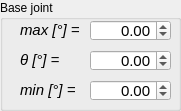
   <widget class="QGroupBox" name="BaseJointGroupBox">
    <property name="geometry">
     <rect>
      <x>190</x>
      <y>470</y>
      <width>181</width>
      <height>111</height>
     </rect>
    </property>
    <property name="title">
     <string>Base joint</string>
    </property>
    <widget class="QDoubleSpinBox" name="JointBaseCrtSpinBox">
     <property name="geometry">
      <rect>
       <x>90</x>
       <y>50</y>
       <width>81</width>
       <height>21</height>
      </rect>
     </property>
     <property name="font">
      <font>
       <pointsize>11</pointsize>
      </font>
     </property>
     <property name="alignment">
      <set>Qt::AlignmentFlag::AlignRight|Qt::AlignmentFlag::AlignTrailing|Qt::AlignmentFlag::AlignVCenter</set>
     </property>
     <property name="decimals">
      <number>2</number>
     </property>
     <property name="minimum">
      <double>-180.000000000000000</double>
     </property>
     <property name="maximum">
      <double>180.000000000000000</double>
     </property>
     <property name="singleStep">
      <double>1.000000000000000</double>
     </property>
    </widget>
    <widget class="QLabel" name="JointBaseCrtLabel">
     <property name="geometry">
      <rect>
       <x>20</x>
       <y>50</y>
       <width>61</width>
       <height>21</height>
      </rect>
     </property>
     <property name="font">
      <font>
       <pointsize>11</pointsize>
       <italic>true</italic>
      </font>
     </property>
     <property name="text">
      <string>&lt;html&gt;&lt;head/&gt;&lt;body&gt;&lt;p&gt;θ [°] =&lt;/p&gt;&lt;/body&gt;&lt;/html&gt;</string>
     </property>
    </widget>
    <widget class="QLabel" name="JointBaseMinLabel">
     <property name="geometry">
      <rect>
       <x>20</x>
       <y>80</y>
       <width>61</width>
       <height>21</height>
      </rect>
     </property>
     <property name="font">
      <font>
       <pointsize>11</pointsize>
       <italic>true</italic>
      </font>
     </property>
     <property name="text">
      <string>&lt;html&gt;&lt;head/&gt;&lt;body&gt;&lt;p&gt;min [°] =&lt;/p&gt;&lt;/body&gt;&lt;/html&gt;</string>
     </property>
    </widget>
    <widget class="QLabel" name="JointBaseMaxLabel">
     <property name="geometry">
      <rect>
       <x>20</x>
       <y>20</y>
       <width>61</width>
       <height>21</height>
      </rect>
     </property>
     <property name="font">
      <font>
       <pointsize>11</pointsize>
       <italic>true</italic>
      </font>
     </property>
     <property name="text">
      <string>&lt;html&gt;&lt;head/&gt;&lt;body&gt;&lt;p&gt;max [°] =&lt;/p&gt;&lt;/body&gt;&lt;/html&gt;</string>
     </property>
    </widget>
    <widget class="QDoubleSpinBox" name="JointBaseMinSpinBox">
     <property name="geometry">
      <rect>
       <x>90</x>
       <y>80</y>
       <width>81</width>
       <height>21</height>
      </rect>
     </property>
     <property name="font">
      <font>
       <pointsize>11</pointsize>
      </font>
     </property>
     <property name="alignment">
      <set>Qt::AlignmentFlag::AlignRight|Qt::AlignmentFlag::AlignTrailing|Qt::AlignmentFlag::AlignVCenter</set>
     </property>
     <property name="decimals">
      <number>2</number>
     </property>
     <property name="minimum">
      <double>-180.000000000000000</double>
     </property>
     <property name="maximum">
      <double>180.000000000000000</double>
     </property>
     <property name="singleStep">
      <double>1.000000000000000</double>
     </property>
    </widget>
    <widget class="QDoubleSpinBox" name="JointBaseMaxSpinBox">
     <property name="geometry">
      <rect>
       <x>90</x>
       <y>20</y>
       <width>81</width>
       <height>21</height>
      </rect>
     </property>
     <property name="font">
      <font>
       <pointsize>11</pointsize>
      </font>
     </property>
     <property name="alignment">
      <set>Qt::AlignmentFlag::AlignRight|Qt::AlignmentFlag::AlignTrailing|Qt::AlignmentFlag::AlignVCenter</set>
     </property>
     <property name="decimals">
      <number>2</number>
     </property>
     <property name="minimum">
      <double>-180.000000000000000</double>
     </property>
     <property name="maximum">
      <double>180.000000000000000</double>
     </property>
     <property name="singleStep">
      <double>1.000000000000000</double>
     </property>
    </widget>
   </widget>
